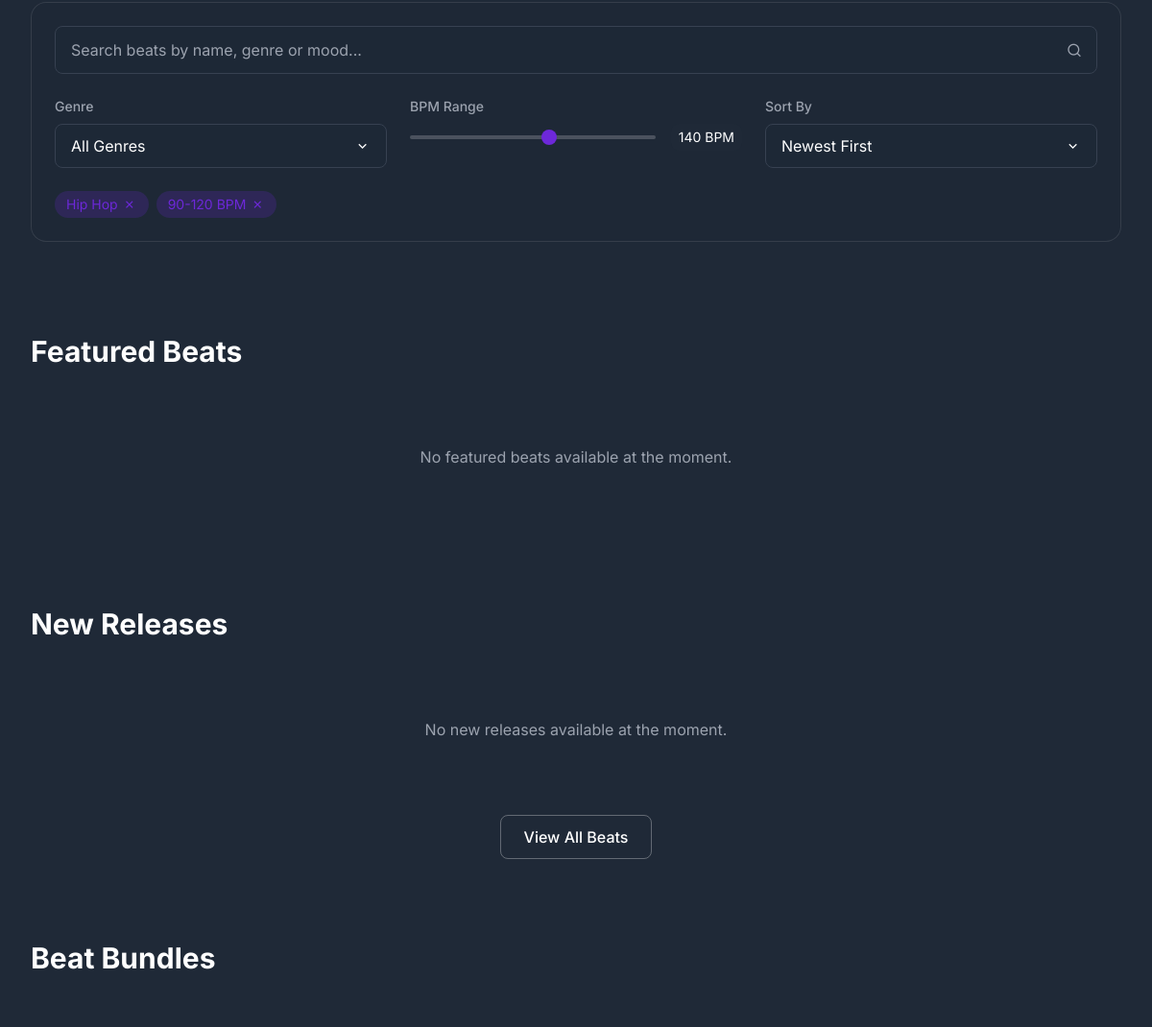
The app's page / (middle part), older data.
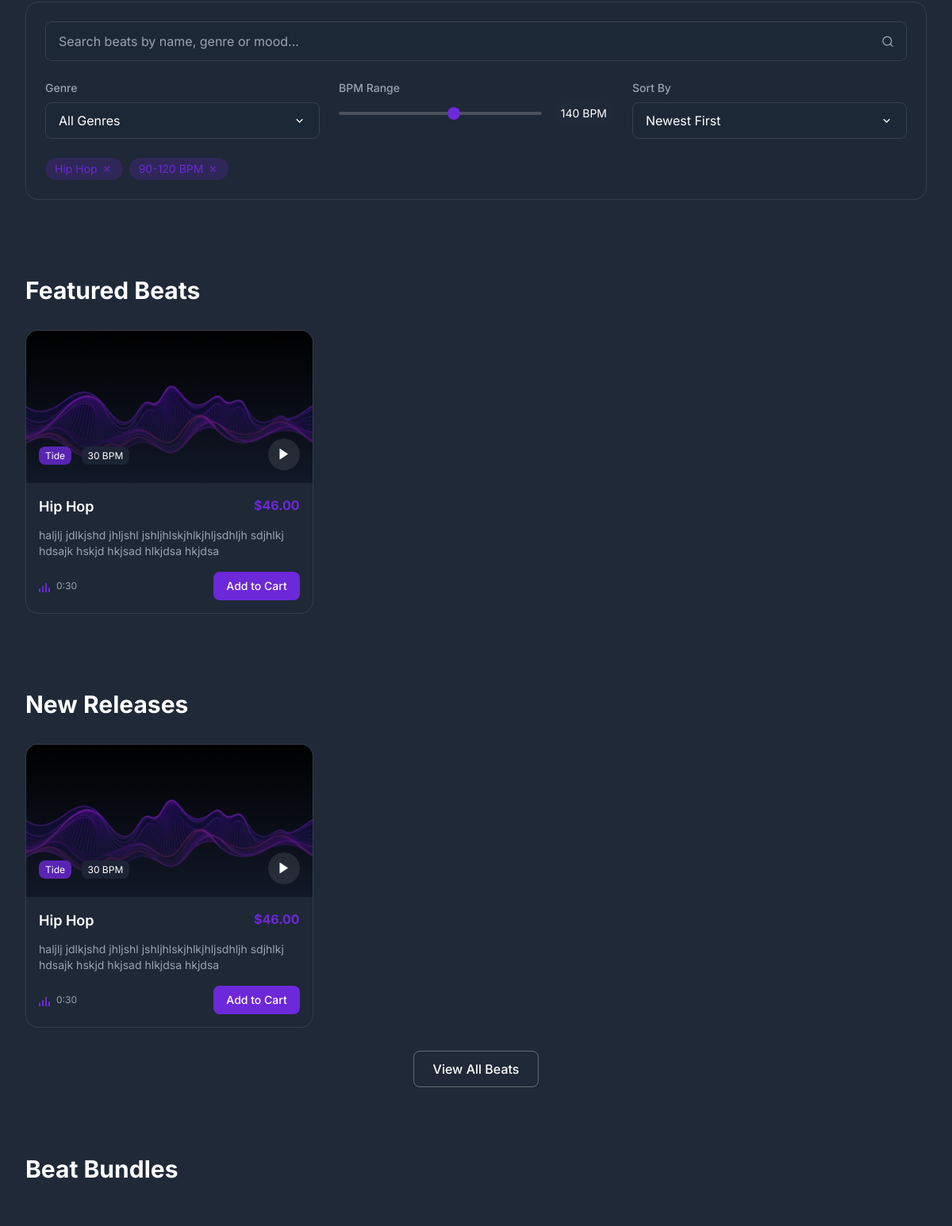
The same page, newer data.
### store/models.py (models this page shows, shortened)
class Beat(models.Model):
    title = models.CharField(max_length=200)
    genre = models.CharField(max_length=100)
    bpm = models.IntegerField()
    price = models.DecimalField(max_digits=10, decimal_places=2)
    description = models.TextField()
    image = models.ImageField(upload_to='beats/')
    audio_file = models.FileField(upload_to='beats/audio/')
    duration = models.DurationField()
    created_at = models.DateTimeField(auto_now_add=True)
    updated_at = models.DateTimeField(auto_now=True)
    is_featured = models.BooleanField(default=False)
    is_new_release = models.BooleanField(default=False)
    is_active = models.BooleanField(default=True, null=True, blank=True)
    class Meta:
        ordering = ['-created_at']
    def get_image_url(self):
        if self.image:
            return self.image.url
        return '/static/images/default-beat.jpg'

### store/views.py (the view)
# urls.py: 2. Add a URL to urlpatterns:  path('', views.home, name='home')
def home(request):
    featured_beats = Beat.objects.filter(
        is_featured=True,
        is_active=True,
        image__isnull=False,
        audio_file__isnull=False
    ).order_by('-created_at')[:3]
    new_releases = Beat.objects.filter(
        is_new_release=True,
        is_active=True,
        image__isnull=False,
        audio_file__isnull=False
    ).order_by('-created_at')[:3]
    bundles = Bundle.objects.filter(
        is_active=True,
        image__isnull=False
    ).order_by('-created_at')[:2]
    testimonials = Testimonial.objects.filter(
        is_active=True
    ).order_by('-created_at')[:3]
    context = {
        'featured_beats': featured_beats,
        'new_releases': new_releases,
        'bundles': bundles,
        'testimonials': testimonials,
    }
    return render(request, 'home.html', context)

### templates/home.html (shortened to what the changed rows need)
{% extends 'base.html' %}
{% load static %}
{% block content %}
<section class="py-12 max-w-7xl mx-auto px-4 sm:px-6 lg:px-8">
  <h2 class="text-3xl font-bold text-white mb-8">Featured Beats</h2>
  <div class="grid grid-cols-1 md:grid-cols-2 lg:grid-cols-3 gap-6">
    {% for beat in featured_beats %}
      {% include 'components/beat_card.html' with beat=beat %}
    {% empty %}
      <div class="col-span-3 text-center py-12">
        <p class="text-gray-400">No featured beats available at the moment.</p>
      </div>
    {% endfor %}
  </div>
</section>
<section class="py-12 max-w-7xl mx-auto px-4 sm:px-6 lg:px-8">
  <h2 class="text-3xl font-bold text-white mb-8">New Releases</h2>
  <div class="grid grid-cols-1 md:grid-cols-2 lg:grid-cols-3 gap-6">
    {% for beat in new_releases %}
      {% include 'components/beat_card.html' with beat=beat %}
    {% empty %}
      <div class="col-span-3 text-center py-12">
        <p class="text-gray-400">No new releases available at the moment.</p>
      </div>
    {% endfor %}
  </div>
</section>
<section class="py-12 max-w-7xl mx-auto px-4 sm:px-6 lg:px-8">
  <h2 class="text-3xl font-bold text-white mb-8">Beat Bundles</h2>
</section>
{% endblock %}

### templates/components/beat_card.html (shortened to what this page needs)
{% load static %}
<div class="glass-card rounded-lg overflow-hidden">
  <div class="relative h-48 bg-gray-800">
    <img src="{{ beat.get_image_url }}" alt="{{ beat.title }}" class="w-full h-full object-cover" />
    <div class="absolute inset-0 bg-gradient-to-t from-gray-900 to-transparent"></div>
    <div class="absolute bottom-4 left-4 right-4 flex justify-between items-center">
      <div>
        <span class="bg-primary/80 text-white text-xs px-2 py-1 rounded">{{ beat.genre }}</span>
        <span class="bg-gray-800/80 text-white text-xs px-2 py-1 rounded ml-2">{{ beat.bpm }} BPM</span>
      </div>
      <button class="w-10 h-10 bg-white/10 rounded-full flex items-center justify-center backdrop-blur-sm hover:bg-white/20 transition-colors">
        <i class="ri-play-fill text-white ri-lg"></i>
      </button>
    </div>
  </div>
  <div class="p-4">
    <div class="flex justify-between items-start mb-3">
      <h3 class="text-lg font-semibold text-white">{{ beat.title }}</h3>
      <span class="text-primary font-bold">${{ beat.price }}</span>
    </div>
    <p class="text-gray-400 text-sm mb-4">{{ beat.description }}</p>
    <div class="flex justify-between items-center">
      <div class="flex items-center gap-2">
        <div class="equalizer">
          <span style="height: 5px"></span>
          <span style="height: 8px"></span>
          <span style="height: 12px"></span>
          <span style="height: 6px"></span>
        </div>
        <span class="text-xs text-gray-400">0:30</span>
      </div>
      <button
        onclick="handleAddToCart({{ beat.id }}, '{{ beat.title }}')"
        class="bg-primary hover:bg-primary/90 text-white px-4 py-2 rounded-button text-sm font-medium transition-colors whitespace-nowrap"
      >
        Add to Cart
      </button>
    </div>
  </div>
</div>

Row changes from the older to the newer data that the page shows:
added Beat: get_image_url (picture), genre "Tide", bpm "30", title "Hip Hop", price "46.00", description "haljlj jdlkjshd jhljshl jshljhlskjhlkjhljsdhljh sdjhlkj hdsajk hskjd hkjsad hlkjdsa hkjdsa"
Text that changed along with them:
text no longer shown: "No featured beats available at the moment. No new releases available at the moment."
